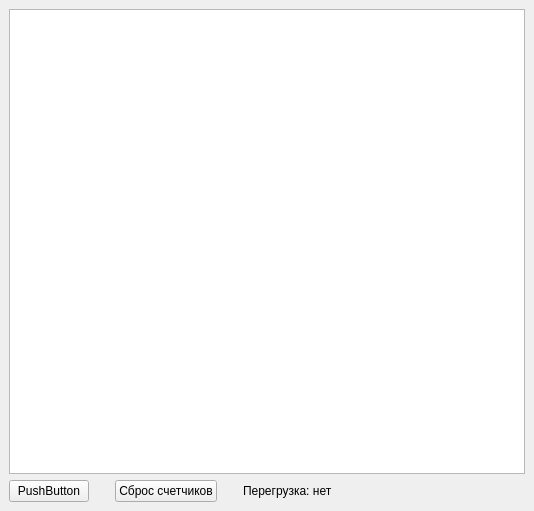
<ui version="4.0" >
 <class>MainWindow</class>
 <widget class="QMainWindow" name="MainWindow" >
  <property name="geometry" >
   <rect>
    <x>0</x>
    <y>0</y>
    <width>534</width>
    <height>511</height>
   </rect>
  </property>
  <property name="windowTitle" >
   <string>MainWindow</string>
  </property>
  <widget class="QWidget" name="centralwidget" >
   <layout class="QVBoxLayout" >
    <item>
     <widget class="QTableWidget" name="tw" />
    </item>
    <item>
     <layout class="QHBoxLayout" >
      <item>
       <widget class="QPushButton" name="pb" >
        <property name="text" >
         <string>PushButton</string>
        </property>
       </widget>
      </item>
      <item>
       <spacer>
        <property name="orientation" >
         <enum>Qt::Horizontal</enum>
        </property>
        <property name="sizeType" >
         <enum>QSizePolicy::Fixed</enum>
        </property>
        <property name="sizeHint" >
         <size>
          <width>20</width>
          <height>20</height>
         </size>
        </property>
       </spacer>
      </item>
      <item>
       <widget class="QPushButton" name="pb_counters_reset" >
        <property name="text" >
         <string>Сброс счетчиков</string>
        </property>
       </widget>
      </item>
      <item>
       <spacer>
        <property name="orientation" >
         <enum>Qt::Horizontal</enum>
        </property>
        <property name="sizeType" >
         <enum>QSizePolicy::Fixed</enum>
        </property>
        <property name="sizeHint" >
         <size>
          <width>20</width>
          <height>20</height>
         </size>
        </property>
       </spacer>
      </item>
      <item>
       <widget class="QLabel" name="label" >
        <property name="text" >
         <string>Перегрузка: нет</string>
        </property>
       </widget>
      </item>
      <item>
       <spacer>
        <property name="orientation" >
         <enum>Qt::Horizontal</enum>
        </property>
        <property name="sizeHint" >
         <size>
          <width>40</width>
          <height>20</height>
         </size>
        </property>
       </spacer>
      </item>
     </layout>
    </item>
   </layout>
  </widget>
  <widget class="QMenuBar" name="menubar" >
   <property name="geometry" >
    <rect>
     <x>0</x>
     <y>0</y>
     <width>534</width>
     <height>19</height>
    </rect>
   </property>
  </widget>
 </widget>
 <resources/>
 <connections/>
</ui>
